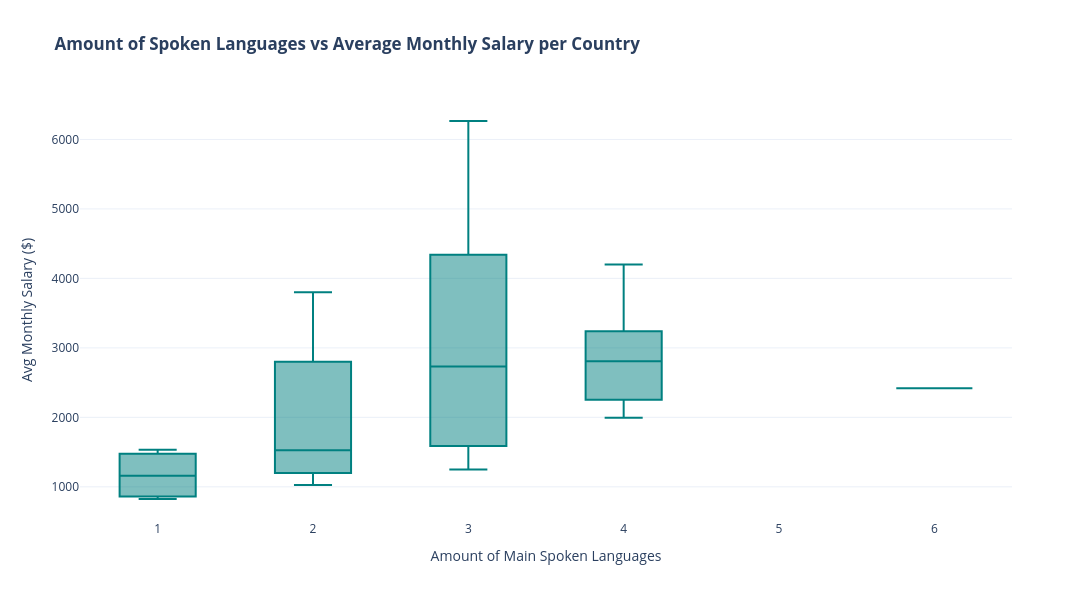

The cell this chart's notebook holds for it:
### Code cell
fig = px.box(
    box_data.reset_index(), 
    x='Main Spoken Languages', 
    y='Average Monthly Salary',
    title='<b>Amount of Spoken Languages vs Average Monthly Salary per Country</b>',
    labels={
        'Main Spoken Languages': 'Amount of Main Spoken Languages', 
        'Average Monthly Salary': 'Avg Monthly Salary ($)'
    },
    template='plotly_white',
    color_discrete_sequence=['teal']
)
fig.update_layout(width=1200, height=600)

print(f'The amount of spoken languages and the Avg Monthly Salary in a certain country, have a moderate positive correlation of {box_data.corr().iloc[0,1].round(3)}.')
fig.show()

### Figure 1 — Plotly figure (JSON) as saved in the notebook; plotly's stock layout.template omitted (floating-point values rounded to 4 significant figures)
{"data": [{"alignmentgroup": "True", "hovertemplate": "Amount of Main Spoken Languages=%{x}<br>Avg Monthly Salary ($)=%{y}<extra></extra>", "legendgroup": "", "marker": {"color": "teal"}, "name": "", "notched": false, "offsetgroup": "", "orientation": "v", "showlegend": false, "type": "box", "x": [4, 4, 3, 1, 4, 2, 2, 3, 3, 3, 4, 2, 2, 2, 1, 2, 4, 2, 2, 2, 2, 2, 1, 2, 2, 4, 2, 3, 1, 6], "x0": " ", "xaxis": "x", "y": [2850.0, 2765.0, 1250.0, 1535.0, 1993.0, 1690.0, 3800.0, 1700.0, 3700.0, 2733.0, 3239.0, 1025.0, 1033.0, 2800.0, 1417.0, 1300.0, 4200.0, 1450.0, 3330.0, 3533.0, 1367.0, 1080.0, 900.0, 1200.0, 1600.0, 2253.0, 2533.0, 6265.0, 825.0, 2420.0], "y0": " ", "yaxis": "y"}], "layout": {"boxmode": "group", "height": 600, "legend": {"tracegroupgap": 0}, "title": {"text": "<b>Amount of Spoken Languages vs Average Monthly Salary per Country</b>"}, "width": 1200, "xaxis": {"anchor": "y", "domain": [0, 1], "title": {"text": "Amount of Main Spoken Languages"}}, "yaxis": {"anchor": "x", "domain": [0, 1], "title": {"text": "Avg Monthly Salary ($)"}}}}
